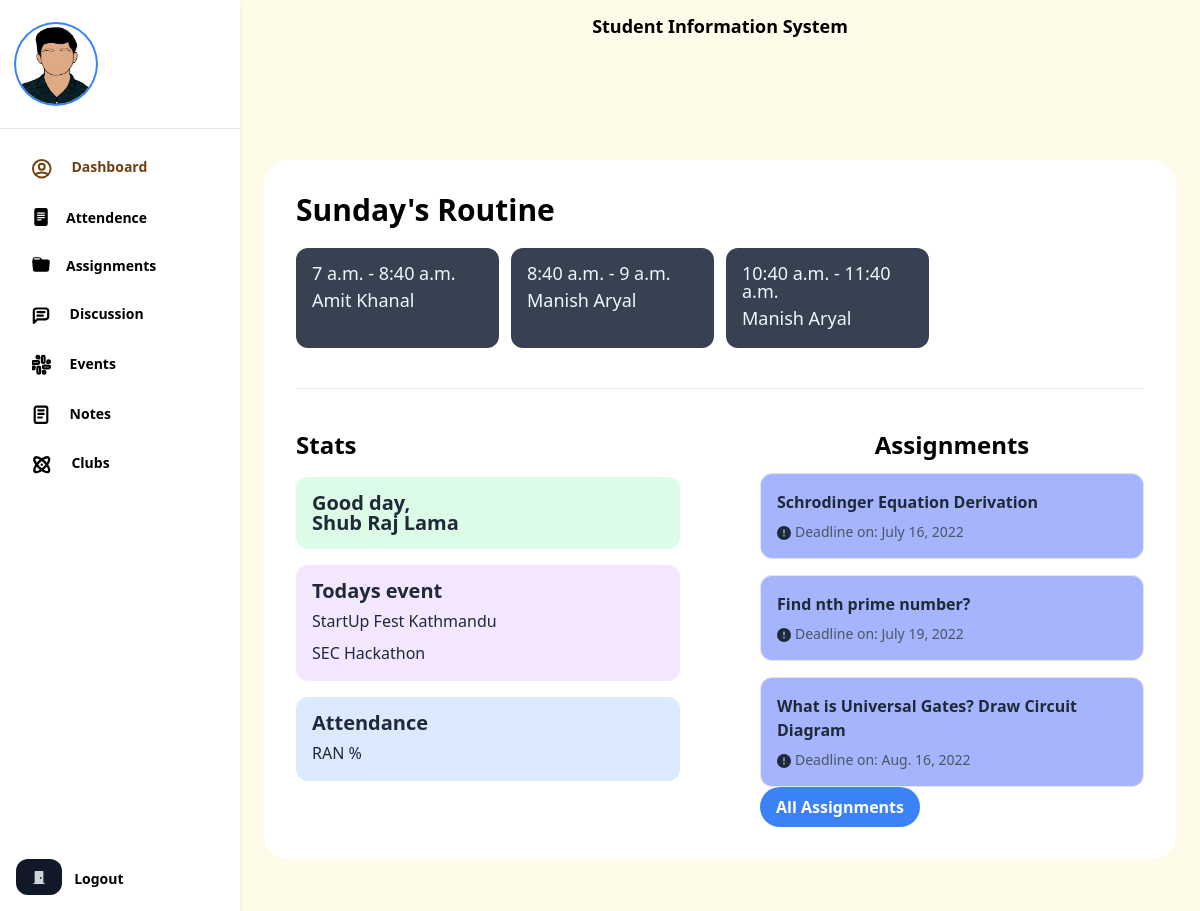
The app's page / (signed in), older data.
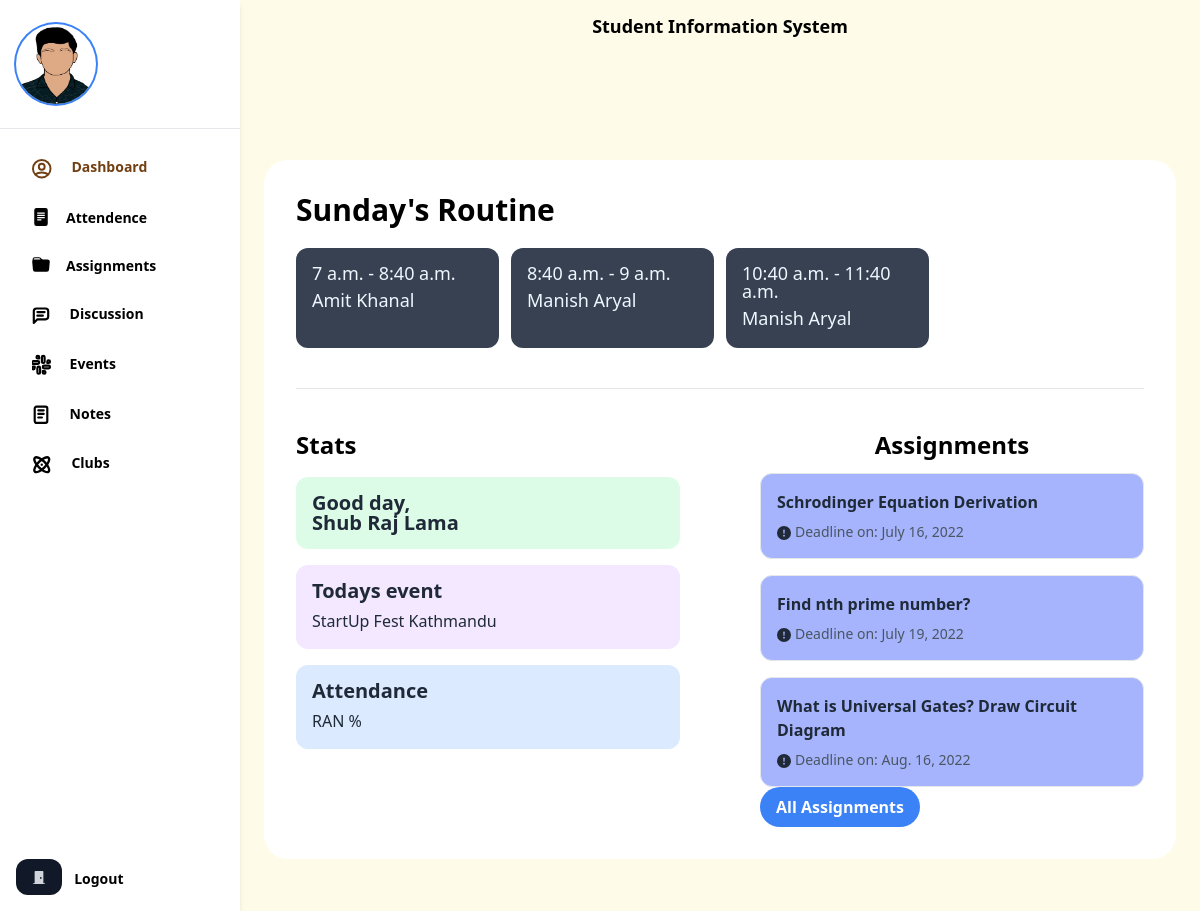
The same page, newer data.
### webapp/models/college.py (models this page shows, shortened)
class Routine(models.Model):
    teacher = models.ForeignKey(USER, on_delete=models.CASCADE,
                                related_name="routine", related_query_name="has_routine")
    semester = models.ForeignKey(Semester, on_delete=models.CASCADE,
                                 related_name="routine", related_query_name="has_routine")
    starts = models.TimeField()
    ends = models.TimeField()
    day_of_week = models.CharField(
        choices=DAYS_OF_WEEK, max_length=3, db_index=True)
    created_at = models.DateField(default=timezone.now, editable=False)
    updated_at = models.DateField(default=timezone.now, editable=False)
    class Meta:
        ordering = ("starts",)

class Event(models.Model):
    topic = models.CharField(max_length=100)
    image = models.ImageField(upload_to="images/events/%Y-%m-%d")
    description = models.TextField()
    happening = models.DateTimeField()
    added_at = models.DateTimeField(default=timezone.now, editable=False)
    objects = EventManager()
    class Meta:
        ordering = ("happening",)

class Assignment(models.Model):
    topic = models.CharField(max_length=100, db_index=True)
    semester = models.ForeignKey(Semester,
                                 on_delete=models.CASCADE,
                                 related_name="assignment",
                                 related_query_name="has_assignment")
    image = models.ImageField(
        upload_to=utils.upload_directory_path, null=True, blank=True)
    description = models.TextField(null=True)
    upload = models.FileField(
        upload_to=utils.upload_directory_path, null=True, blank=True)
    teacher = models.ForeignKey(
        USER, on_delete=models.CASCADE, related_name="+", related_query_name="+", validators=[validators.validate_teacher, ])
    objects = AssignmentManager()
    due_date = models.DateField(db_index=True)
    assigned_at = models.DateField(default=timezone.now, editable=False)
    class Meta:
        ordering = ("due_date",)
        constraints = [
            models.UniqueConstraint(
                "topic", "semester", "teacher", name="unique_semester_topic_teacher"),
        ]

class Semester(models.Model):
    department = models.ForeignKey(Department, on_delete=models.CASCADE,
                                   related_name="semester", related_query_name="has_semester")
    year = models.IntegerField(
        validators=[validators.validate_year, ], db_index=True)
    room = models.CharField(max_length=5, db_index=True)
    cr = models.OneToOneField(USER, on_delete=models.SET_NULL,
                              related_name="+", null=True, related_query_name="+", validators=[validators.validate_student, ]
                              )

### webapp/models/main.py (models this page shows, shortened)
class CustomUser(AbstractUser):
    email = models.EmailField()
    address = models.CharField(max_length=100)
    mobile_no = models.CharField(max_length=100)
    profile = models.ImageField(upload_to='images/profiles')
    is_teacher = models.BooleanField(default=False)
    semester = models.ForeignKey("Semester", on_delete=models.SET_NULL,
                                 related_name="student", related_query_name="has_student", null=True,blank=True)
    def __str__(self):
        return f"{self.get_full_name()}"

### webapp/views.py (the view)
# urls.py: path("", views.HomeView.as_view(), name="dashboard"),
class HomeView(LoginRequiredMixin, TemplateView):
    template_name = "webapp/index.html"
    def get(self, request, *args, **kwargs):
        today = timezone.now().date().strftime("%a").lower()
        today = "sun" if today == "sat" else today
        user = request.user
        if not user.is_teacher:
            context = {
                "routines": user.semester.routine.filter(day_of_week=today),
                "events":Event.objects.filter(happening__date=timezone.now()),
                "remaining_assignments": user.semester.assignment.all().get_upcoming()
            }
        else:
            context = {
                "routines": user.routine.filter(day_of_week=today),
                "assignments": Submission.objects.filter(assignment__teacher=user, status="p")
            }
            self.template_name = "webapp/teacher_index.html"
        return render(request, self.template_name, context)

### webapp/models/essentials.py (called while the page is built)
    def get_upcoming(self):
        return self.filter(due_date__gte=timezone.now())

    def get_queryset(self):
        return AssignmentQuerySet(self.model)

### webapp/templates/webapp/index.html (shortened to what this page needs)
{% extends 'webapp/_base.html' %}
{% block content %}
<header class="fixed right-0 top-0 left-60 bg-yellow-50 py-3 px-4 h-16">
    <div class="max-w-4xl mx-auto">
        <div class="flex items-center justify-between">
            <div class="text-lg font-bold">Student Information System</div>
        </div>
    </div>
</header>
{% include "webapp/_sidebar.html" with current="dash" %}
<main class="ml-60 pt-16 max-h-screen overflow-auto">
    <div class="px-6 py-8">
        <div class="max-w-6xl mx-auto">
            <div class="bg-white rounded-3xl p-8 mb-5">
                <h1 class="text-3xl font-bold mb-5">{{routines.0.get_day_of_week_display}}'s Routine</h1>
                <div class="grid grid-cols-4 gap-3">
                    {% for routine in routines %}
                    <div class="p-4 bg-gray-700 rounded-xl text-blue-50">
                        <div class="text-lg leading-none">{{routine.starts}} - {{routine.ends}}</div>
                        <div class="mt-1 text-lg font-medium">{{routine.teacher}}</div>
                    </div>
                    {% endfor %}
                </div>
                <hr class="my-10" />
                <div class="grid grid-cols-2 gap-x-20">
                    <div>
                        <h2 class="text-2xl font-bold mb-4">Stats</h2>
                        <div class="grid grid-cols-2 gap-4">
                            <div class="col-span-2">
                                <div class="p-4 bg-green-100 rounded-xl">
                                    <div class="font-bold text-xl text-gray-800 leading-none">
                                        Good day, <br />{{user}}
                                    </div>
                                </div>
                            </div>
                            <div class="col-span-2">
                                <div class="p-4 bg-purple-100 rounded-xl text-gray-800">
                                    <div class="font-bold text-xl leading-none">
                                        Todays event
                                    </div>
                                    {% for event in events %}
                                    <div class="mt-2">{{event.topic}}</div>
                                    {% empty %}
                                    <div class="mt-2">None</div>
                                    {% endfor %}
                                </div>
                            </div>
                            <div class="col-span-2">
                                <div class="p-4 bg-blue-100 rounded-xl text-gray-800">
                                    <div class="font-bold text-xl leading-none">
                                        Attendance
                                    </div>
                                    <div class="mt-2">RAN %</div>
                                </div>
                            </div>
                        </div>
                    </div>
                    <div class="place-items-center">
                        <h2 class="text-2xl font-bold mb-3">Assignments</h2>
                        <div class="space-y-4">
                            {% for assignment in remaining_assignments %}
                            <div class="p-4 bg-indigo-300 border rounded-xl text-gray-800 space-y-2">
                                <a href="javascript:void(0)" class="font-bold">{{assignment.topic}}</a>
                                <div class="text-sm text-gray-600">
                                    Deadline on: {{assignment.due_date}}
                                </div>
                            </div>
                            {% endfor %}
                            <a href="{% url 'app_webapp:assignment' %}"><button
                                    class="bg-blue-500 hover:bg-blue-700 text-white font-bold py-2 px-4 rounded-full">
                                    All Assignments
                                </button>
                            </a>
                        </div>
                    </div>
                </div>
            </div>
        </div>
    </div>
</main>
{% endblock content %}

Row changes from the older to the newer data that the page shows:
no longer on this page (row edited): Event: topic "SEC Hackathon"
